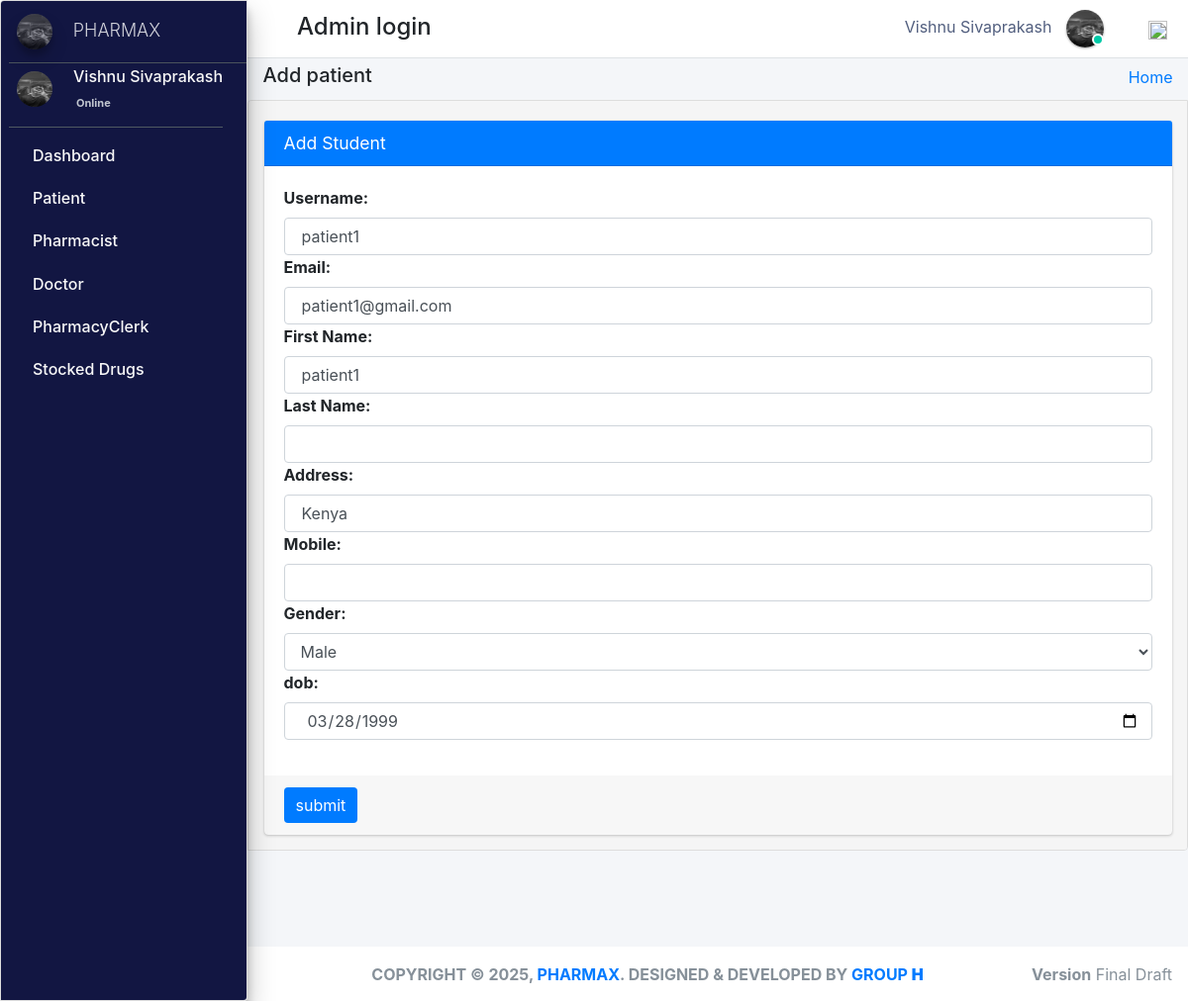
Page /admin_user/edit_patient/2/ (signed in) on the committed database.
### pharmacy/models.py (models this page shows, shortened)
class CustomUser(AbstractUser):
    user_type_data = ((1, "AdminHOD"), (2, "Pharmacist"), (3, "Doctor"), (4, "PharmacyClerk"),(5, "Patients"))
    user_type = models.CharField(default=1, choices=user_type_data, max_length=10)

class AdminHOD(models.Model):
    gender_category=(
        ('Male','Male'),
        ('Female','Female'),
    )
    admin = models.OneToOneField(CustomUser,null=True, on_delete = models.CASCADE)
    emp_no= models.CharField(max_length=100,null=True,blank=True)
    gender=models.CharField(max_length=100,null=True,choices=gender_category)
    mobile=models.CharField(max_length=10,null=True,blank=True)
    address=models.CharField(max_length=300,null=True,blank=True)
    profile_pic=models.ImageField(default="admin.png",null=True,blank=True)
    created_at = models.DateTimeField(auto_now_add=True)
    updated_at = models.DateTimeField(auto_now=True)
    date_employed=models.DateTimeField(auto_now_add=True, auto_now=False)
    objects = models.Manager()

class Patients(models.Model):
    gender_category=(
        ('Male','Male'),
        ('Female','Female'),
    )
    admin = models.OneToOneField(CustomUser,null=True, on_delete = models.CASCADE)
    reg_no=models.CharField(max_length=30,null=True,blank=True,unique=True)
    gender=models.CharField(max_length=7,null=True,blank=True,choices=gender_category)
    first_name=models.CharField(max_length=20,null=True,blank=True)
    last_name=models.CharField(max_length=20,null=True,blank=True)
    dob=models.DateTimeField(auto_now_add= False, auto_now=False,null=True,blank=True)
    phone_number=models.CharField(max_length=10,null=True,blank=True)
    profile_pic=models.ImageField(default="patient.jpg",null=True,blank=True)
    age= models.IntegerField(default='0', blank=True, null=True)
    address=models.CharField(max_length=300,null=True,blank=True)
    date_admitted=models.DateTimeField(auto_now_add=True, auto_now=False)
    last_updated = models.DateTimeField(auto_now_add=False, auto_now=True)

### pharmacy/HODViews.py (the view, shortened to what this page needs)
# urls.py: path('admin_user/edit_patient/<patient_id>/',HODViews.editPatient,name='edit_patient'),
def editPatient(request,patient_id):
    request.session['patient_id'] = patient_id
    patient = Patients.objects.get(admin=patient_id)
    form = EditPatientForm()
    form.fields['email'].initial = patient.admin.email
    form.fields['username'].initial = patient.admin.username
    form.fields['first_name'].initial = patient.first_name
    form.fields['last_name'].initial = patient.last_name
    form.fields['address'].initial = patient.address
    form.fields['gender'].initial = patient.gender
    form.fields['phone_number'].initial = patient.phone_number
    form.fields['dob'].initial = patient.dob
    context = {
        "id": patient_id,
        "form": form,
        "title":"Edit Patient"
    }
    return render(request, "hod_templates/edit_patient.html", context)

### pharmacy/forms.py
class EditPatientForm(forms.Form):
    username = forms.CharField(label="Username", max_length=50, widget=forms.TextInput(attrs={"class":"form-control"}))
    email = forms.EmailField(label="Email", max_length=50, widget=forms.EmailInput(attrs={"class":"form-control"}))
    first_name = forms.CharField(label="First Name", max_length=50, widget=forms.TextInput(attrs={"class":"form-control"}))
    last_name = forms.CharField(label="Last Name", max_length=50, widget=forms.TextInput(attrs={"class":"form-control"}))
    address = forms.CharField(label="Address", max_length=50, widget=forms.TextInput(attrs={"class":"form-control"}))
    phone_number = forms.CharField(label="Mobile", max_length=50, widget=forms.TextInput(attrs={"class":"form-control"}))
    gender_list = (
        ('Male','Male'),
        ('Female','Female')
    )
    gender = forms.ChoiceField(label="Gender", choices=gender_list, widget=forms.Select(attrs={"class":"form-control"}))
    dob= forms.DateField(label="dob", widget=DateInput(attrs={"class":"form-control"}))

### pharmacy/LoginCheckMiddleWare.py (called while the page is built, shortened)
    def process_view(self, request, view_func, view_args, view_kwargs):
        modulename = view_func.__module__
        user = request.user
        if user.is_authenticated:
            if user.user_type == "1":
                if modulename == "pharmacy.HODViews":
                    pass
                elif modulename == "":
                    pass
                elif modulename == "pharmacy.views" or modulename == "django.views.static":
                    pass
                else:
                    pass
            else:
                return redirect("login")
        else:
            if request.path == reverse("login"):
                pass
            else:
                return redirect("login")

### pharmacy/templates/hod_templates/edit_patient.html (shortened to what this page needs)
{% extends 'hod_templates/base_template.html'%} {% load crispy_forms_tags %} {% block page_title %}
<h5>Add patient</h5>
{% endblock page_title %} {% block main_content %}
<section class="content">
    <div class="container-fluid">
        <div class="row">
            <div class="col-md-12">
                <div class="card card-primary">
                    <div class="card-header">
                        <h3 class="card-title">Add Student</h3>
                    </div>
                    <form role="form" method="POST" action="" enctype="multipart/form-data">
                        <div class="card-body">
                            <div class="form-group">
                                {% for field in form %}
                                {{ field.label_tag }} {{ field }} {% endfor %}
                            </div>
                        </div>
                        <div class="card-footer">
                            <button type="submit" class="btn btn-primary">submit</button>
                        </div>
                    </form>
                </div>
            </div>
        </div>
    </div>
</section>
{% endblock main_content %}

### pharmacy/templates/hod_templates/base_template.html (shortened to what this page needs)
{% extends 'base_file.html' %} {% block htm %}
<body class="hold-transition sidebar-mini layout-fixed">
    <div class="wrapper">
        <nav class="main-header navbar navbar-expand navbar-white navbar-light">
            <ul class="navbar-nav">
                <li class="nav-item">
                    <a class="nav-link" data-widget="pushmenu" href="#" role="button"></a>
                </li>
            </ul>
            <h4 style="margin-left: 10px; margin-top: 5px;">Admin login </h4>
            <ul class="navbar-nav ml-auto">
                <li class="mx-3">
                    <a href="#" class="sm-submenu-with-image a">
                        <span>{{user.first_name}}  {{user.last_name}}</span>
                        <img src="{{request.user.adminhod.profile_pic.url}}" class="img-circle elevation-1" width="38" height="38" alt="">
                        <span class="avatar-status avatar-sm-status avatar-status-success"></span>
                    </a>
                </li>
                <li class="nav-item dropdown ml-3 low">
                    <a href="#" class="btn btn-outlined btn-black text-muted bg-transparent " data-toggle="dropdown" aria-expanded="false" data-wow-delay="0.7s"><img src="https://img.icons8.com/ios/50/000000/settings.png" width="19" height="19">
                    </a>
                </li>
            </ul>
        </nav>
        {% include 'hod_templates/sidebar.html'%}
        <div class="content-wrapper">
            <div class="content-header">
                <div class="container-fluid">
                    <div class="row ">
                        <div class="col-sm-6">
                            <h1 class="m-0 text-dark">
                                {% block page_title %} {% endblock page_title %}
                            </h1>
                        </div>
                        <div class="col-sm-6 ">
                            <ol class="breadcrumb float-sm-right">
                                <li class="breadcrumb-item"><a href="">Home</a></li>
                            </ol>
                        </div>
                    </div>
                </div>
            </div>
            {% block main_content %} {% endblock main_content %}
        </div>
        {% include 'hod_templates/footer.html'%}
    </div>
    {% endblock htm %}

### pharmacy/templates/hod_templates/sidebar.html (shortened to what this page needs)
<aside class="main-sidebar sidebar-dark-primary elevation-4">
    <a href="" class="brand-link ml-2">
        <img src="{{request.user.adminhod.profile_pic.url}}" alt="" width="36" height="36" class=" img-circle elevation-3" style="opacity: .8">
        <span class="brand-text font-weight-light mt-1 ml-3 mmust">PHARMAX</span>
    </a>
    <div class="sidebar">
        <div class="user-panel mr-3">
            <div class="pull-left image sm-submenu-with-image a ml-2 ">
                <img src="{{request.user.adminhod.profile_pic.url}}" class="img-circle mt-2" width="36" height="36" alt="User Image">
            </div>
            <div class="pull-left info">
                <p>{{user.first_name}} {{user.last_name}}</p>
                <a href="#"> Online</a>
            </div>
        </div>
        <nav class="mt-2">
            <ul class="nav nav-pills nav-sidebar flex-column" data-widget="treeview" role="menu" data-accordion="false">
                <li class="nav-item">
                    <a href="{% url  'admin_dashboard' %}" class="nav-link">
                        <p>
                            Dashboard
                        </p>
                    </a>
                </li>
                <li class="nav-item">
                    <a href="#" class="nav-link">
                        <p>
                            Patient
                        </p>
                    </a>
                </li>
                <li class="nav-item">
                    <a href="#" class="nav-link">
                        <p>
                            Pharmacist
                        </p>
                    </a>
                </li>
                <li class="nav-item">
                    <a href="#" class="nav-link">
                        <p>
                            Doctor
                        </p>
                    </a>
                </li>
                <li class="nav-item">
                    <a href="#" class="nav-link">
                        <p>
                            PharmacyClerk
                        </p>
                    </a>
                </li>
                <li class="nav-item">
                    <a href="#" class="nav-link">
                        <p>
                            Stocked Drugs
                        </p>
                    </a>
                </li>
            </ul>
        </nav>
    </div>
</aside>

### static/css/main.css (style rules this page uses)
html { font-family: sans-serif; line-height: 1.15; -webkit-text-size-adjust: 100%; -webkit-tap-highlight-color: transparent; }
body { overflow-y: hidden; overflow-x: hidden; font-family: -apple-system, BlinkMacSystemFont, "Segoe UI", Roboto, "Helvetica Neue", Arial, "Noto Sans", sans-serif, "Apple Color Emoji", "Segoe UI Emoji", "Segoe UI Symbol", "Noto Color Emoji" !important; }
.content { background-color: #f5f5f5; border: 1px solid #dddddd; border-radius: 4px 0px 4px 0px; left: -1px; padding: 10px 7px 5px; }
.main-sidebar { background: #ffffff; border: 1px solid #dddddd; border-radius: 4px 0px 4px 0px; font-weight: bold; }
.content { height: 75vh; overflow-y: scroll; overflow-x: hidden; }
.content .row { margin-top: 20px !important; }
.main-sidebar { background-color: #121642 !important; color: white !important; }
.main-sidebar p { color: #f8f8f8 !important; font-weight: 500 !important }
.btn-primary { outline: none !important; border: none !important; }
.avatar-status { position: absolute; bottom: 12px; right: 75.4px; display: -ms-inline-flexbox; display: inline-flex; -ms-flex-negative: 0; flex-shrink: 0; -ms-flex-pack: center; justify-content: center; -ms-flex-align: center; align-items: center; white-space: nowrap; text-align: center; vertical-align: baseline; font-weight: 600; border: .125rem solid #fff; width: 12px; height: 12px; line-height: 1; font-size: .71094rem; border-radius: 50%; }
.avatar-status-success { color: #fff; background-color: #00c9a7; }
.pull-left { float: left; }
.pull-left { float: left!important; }
.user-panel>.info { padding: 5px 5px 5px 15px; line-height: 1; position: absolute; left: 55px; }
.user-panel>.info>p { font-weight: 600; margin-bottom: 9px; }
p { margin: 0 0 10px; }
.user-panel { padding-bottom: 20px; }
.user-panel:after { clear: both; }
.user-panel:before, .user-panel:after { content: " "; display: table; }
.user-panel>.info>a { text-decoration: none; padding-right: 5px; margin-top: 3px; font-size: 11px; overflow: hidden; white-space: nowrap; }
.mmust { overflow: hidden; white-space: nowrap; font-size: 18px; }
.container-fluid { width: 100%; padding-right: 15px; padding-left: 15px; margin-right: auto; margin-left: auto; }
.row { display: flex; flex-wrap: wrap; margin-right: -15px; margin-left: -15px; }
input { text-indent: 5px !important; }
input::placeholder { text-indent: 5px !important; }
.img-circle { border-radius: 50%; }
.content-wrapper .content-header { padding: 5px 0.5rem !important; }

### static/css/profile.css (style rules this page uses)
li { list-style-type: none ! }
.form-control { font-size: .875rem; }
.navbar-nav span { color: #525f7f !important; margin-right: 10px !important; }
body { font-family: 'Rubik', sans-serif; height: 100% !important; }
input { text-indent: 5px !important; }
input::placeholder { text-indent: 5px !important; }

### rows in the picture
CustomUser: first_name "Vishnu", last_name "Sivaprakash", user.adminhod.profile_pic (picture)
CustomUser: form "patient1" "patient1@gmail.com"
Patients: form "patient1" "Kenya" "Male" "03/28/1999"

### other values in the picture
{{ field.label_tag }} "Username:" "Email:" "First Name:" "Last Name:" "Address:" "Mobile:" "Gender:" "dob:"
